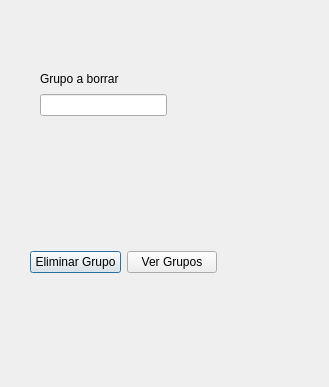
<?xml version="1.0" encoding="UTF-8"?>
<ui version="4.0">
 <class>Dialog</class>
 <widget class="QDialog" name="Dialog">
  <property name="geometry">
   <rect>
    <x>0</x>
    <y>0</y>
    <width>329</width>
    <height>387</height>
   </rect>
  </property>
  <property name="windowTitle">
   <string>Borrar Grupos</string>
  </property>
  <widget class="QWidget" name="layoutWidget">
   <property name="geometry">
    <rect>
     <x>40</x>
     <y>70</y>
     <width>127</width>
     <height>46</height>
    </rect>
   </property>
   <layout class="QVBoxLayout" name="verticalLayout">
    <item>
     <widget class="QLabel" name="label">
      <property name="text">
       <string>Grupo a borrar</string>
      </property>
     </widget>
    </item>
    <item>
     <widget class="QLineEdit" name="Grupo"/>
    </item>
   </layout>
  </widget>
  <widget class="QWidget" name="layoutWidget">
   <property name="geometry">
    <rect>
     <x>30</x>
     <y>250</y>
     <width>187</width>
     <height>25</height>
    </rect>
   </property>
   <layout class="QHBoxLayout" name="horizontalLayout">
    <item>
     <widget class="QPushButton" name="Borrar">
      <property name="text">
       <string>Eliminar Grupo</string>
      </property>
     </widget>
    </item>
    <item>
     <widget class="QPushButton" name="Ver">
      <property name="text">
       <string>Ver Grupos</string>
      </property>
     </widget>
    </item>
   </layout>
  </widget>
 </widget>
 <resources/>
 <connections/>
</ui>
